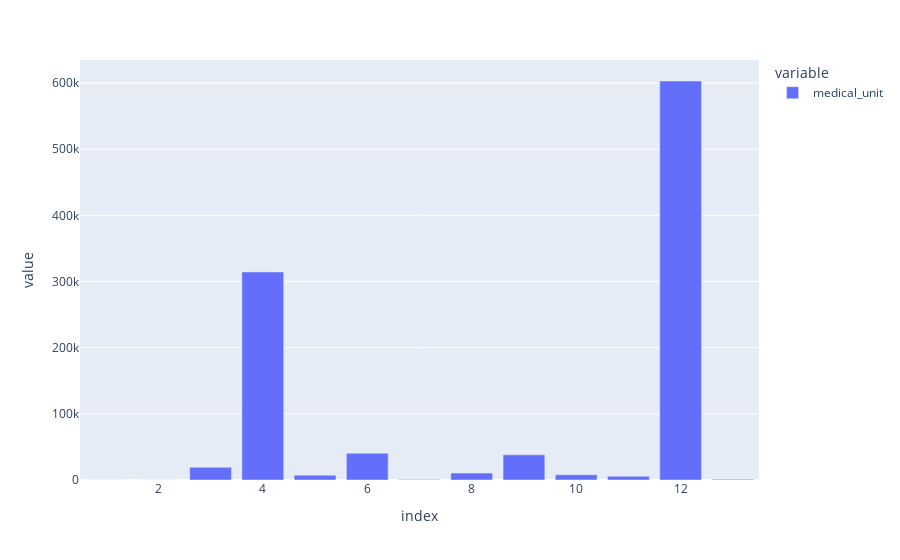

The notebook cell saved with this chart:
### Markdown cell above
## medical unit

### Code cell
# distribuição de frequências
print(df['medical_unit'].value_counts())
px.bar(df['medical_unit'].value_counts())

### Figure 1 — Plotly figure (JSON) as saved in the notebook; plotly's stock layout.template omitted (floating-point values rounded to 4 significant figures)
{"data": [{"alignmentgroup": "True", "hovertemplate": "variable=medical_unit<br>index=%{x}<br>value=%{y}<extra></extra>", "legendgroup": "medical_unit", "marker": {"color": "#636efa", "pattern": {"shape": ""}}, "name": "medical_unit", "offsetgroup": "medical_unit", "orientation": "v", "showlegend": true, "textposition": "auto", "type": "bar", "x": [12, 4, 6, 9, 3, 8, 10, 5, 11, 13, 7, 2, 1], "xaxis": "x", "y": [602995, 314405, 40584, 38116, 19175, 10399, 7873, 7244, 5577, 996, 891, 169, 151], "yaxis": "y"}], "layout": {"barmode": "relative", "legend": {"title": {"text": "variable"}, "tracegroupgap": 0}, "margin": {"t": 60}, "xaxis": {"anchor": "y", "domain": [0, 1], "title": {"text": "index"}}, "yaxis": {"anchor": "x", "domain": [0, 1], "title": {"text": "value"}}}}
